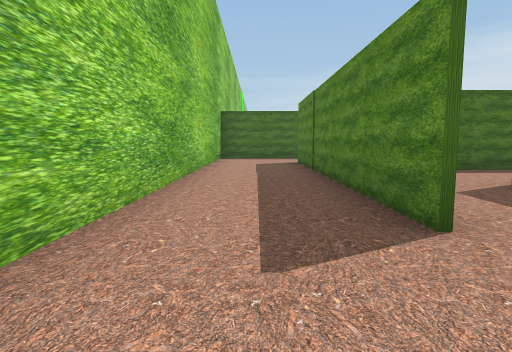
view 1 (above)

24 first-person views from a walk through a Unity game level. The camera is 1.5 m above the floor, tilts 6° down and sees 75° across. The floor is counted in squares, 2.4 m on a side. Each view is taken from the middle of a square. On the plan, view 1 faces up. The plan holds only what a view shows up to about 10 squares ahead; the rest is blank. The place goes on beyond the plan. The player character is not drawn.

view 2
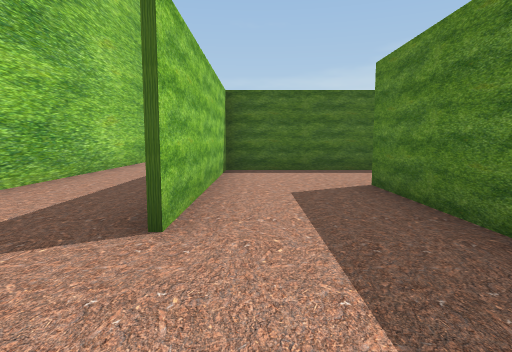

view 3
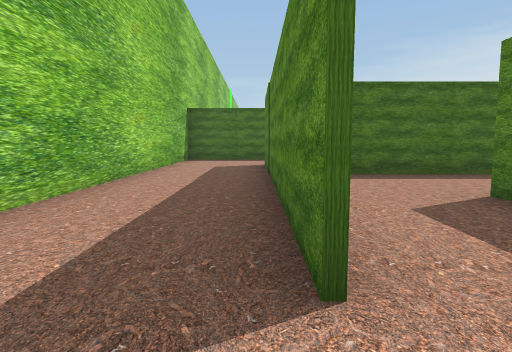

view 4
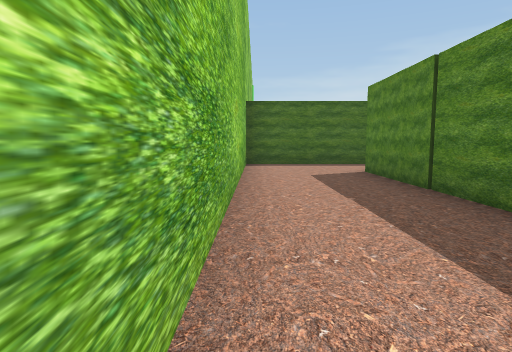

view 5
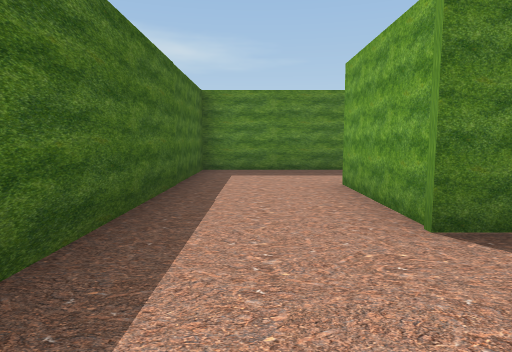

view 6
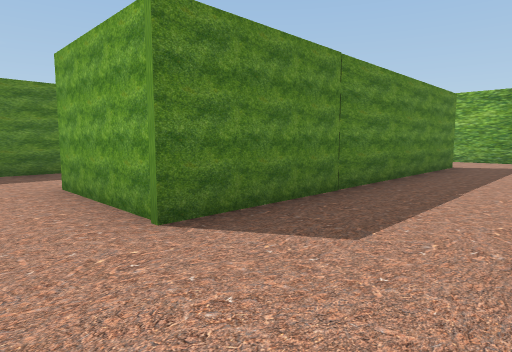

view 7
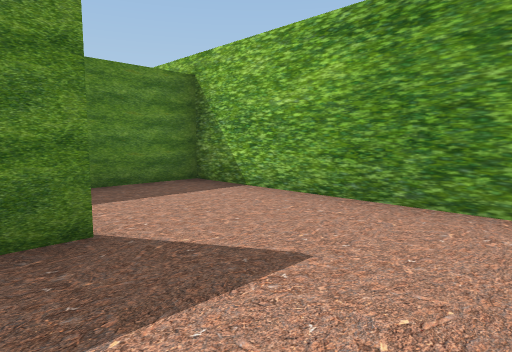

view 8
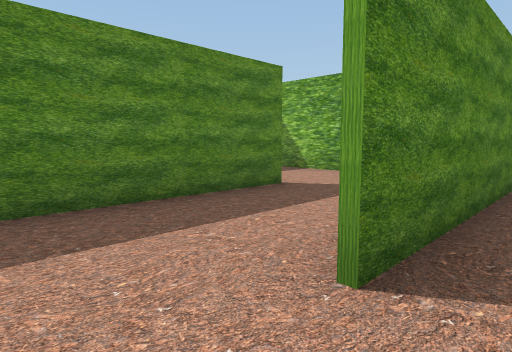

view 9
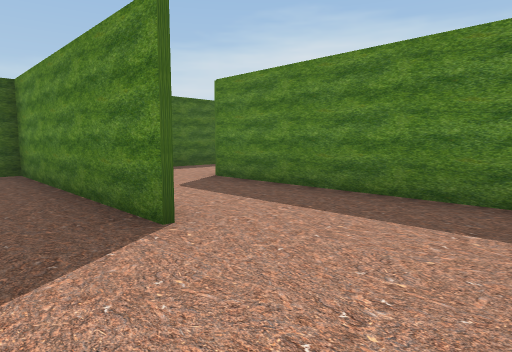

view 10
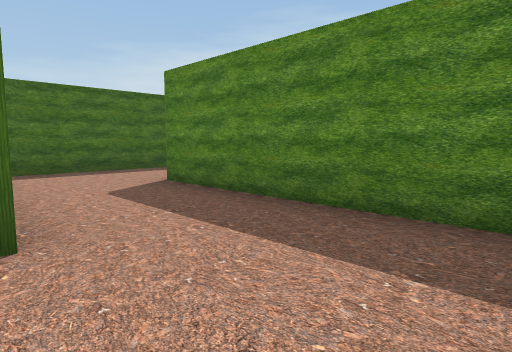

view 11
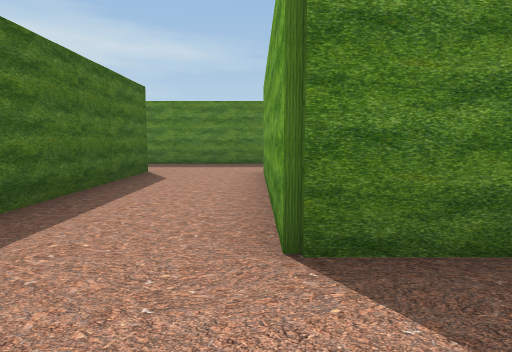

view 12
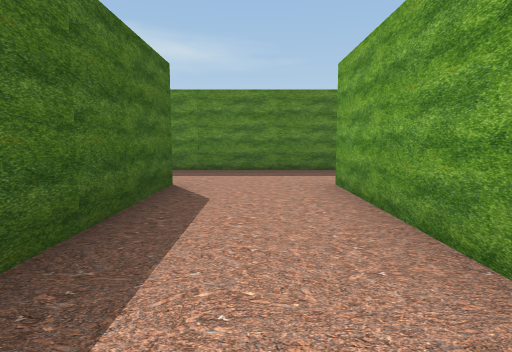

view 13
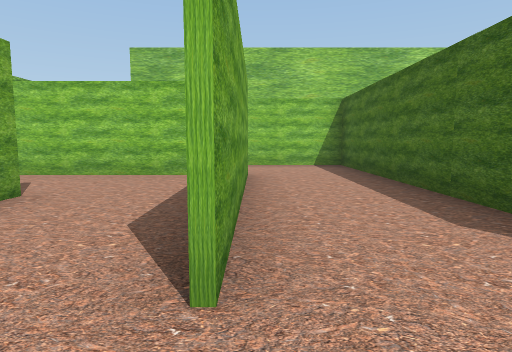

view 14
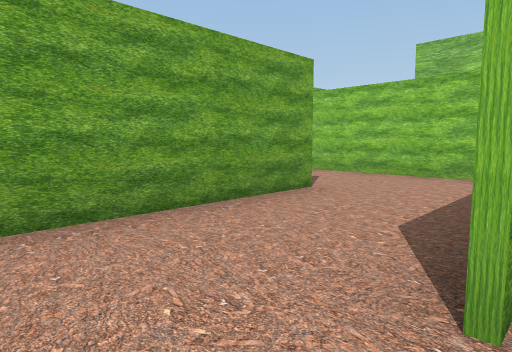

view 15
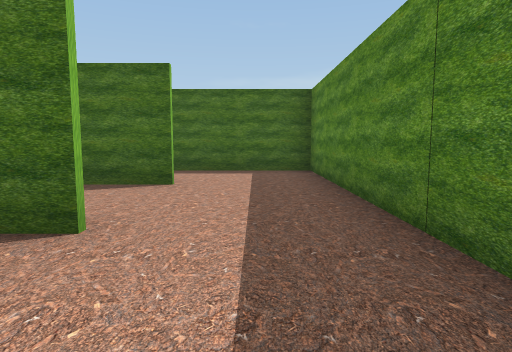

view 16
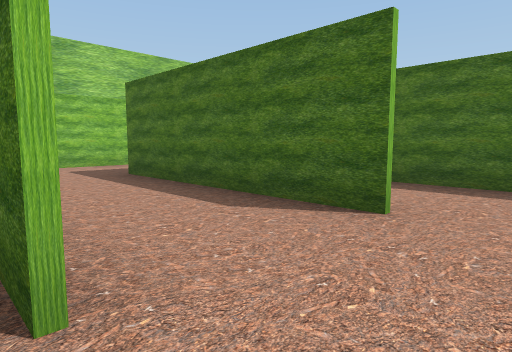

view 17
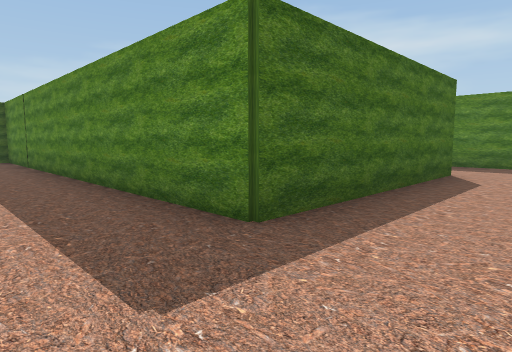

view 18
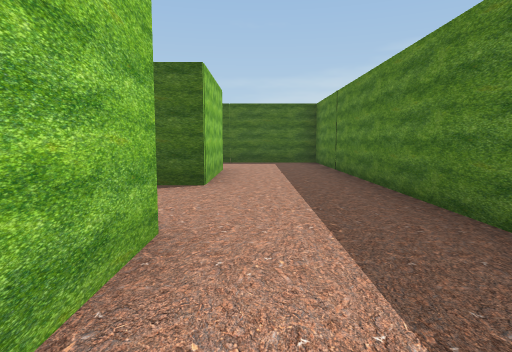

view 19
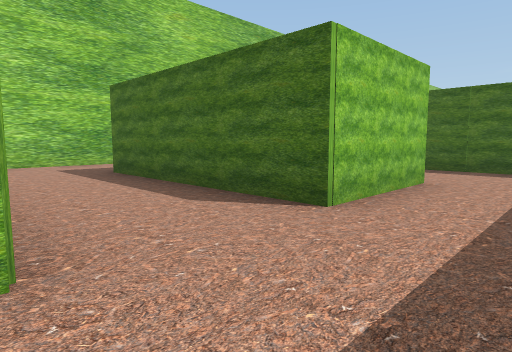

view 20
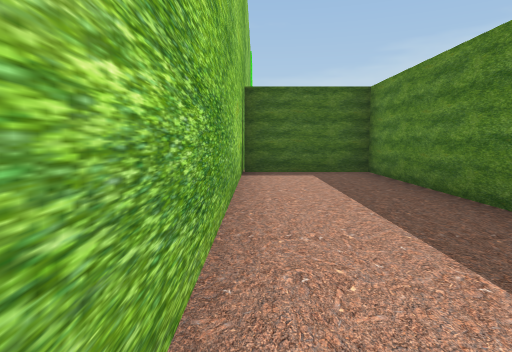

view 21
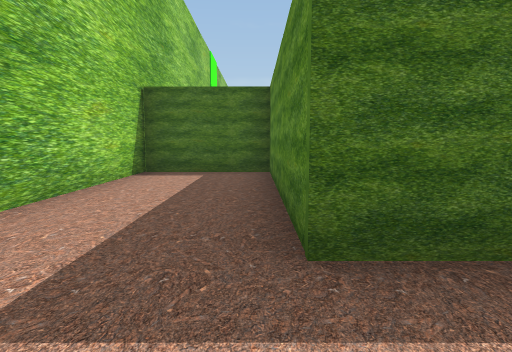

view 22
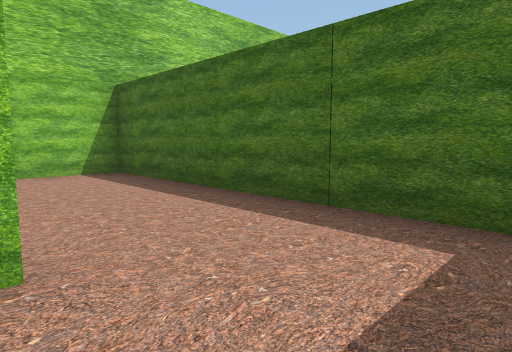

view 23
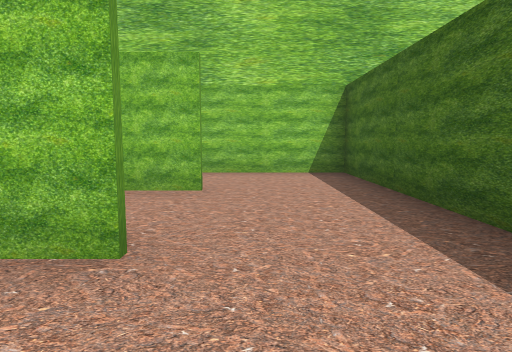

view 24
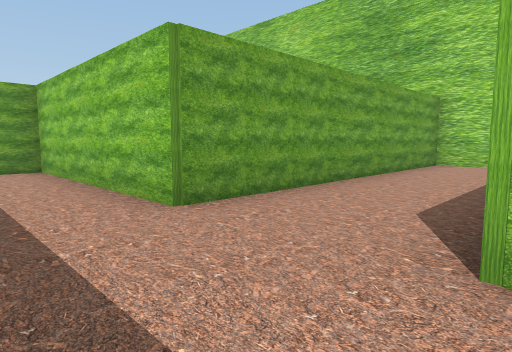

### Floor plan
Ten units are one square. View 1 is at (0, 0); x grows to the right and y downward. Boxes are objects, and circles mark ways between rooms. Rooms are numbered by the first view taken in them; rooms with no view inside come last. Other rooms are left out.
<svg viewBox="-19 -211 186 219">
<path fill="none" stroke="#000" d="M14 -45 14 -21M13 -21 13 -98 39 -98M-6 3 37 3 37 -48M-13 -119 -13 -15M62 -90 62 -121 -12 -121M44 -72 14 -72 14 -45M88 -2 88 -48 139 -48M66 3 84 3M63 -70 63 -48M139 -72 59 -72M162 -42 162 -64M63 -174 63 -147 13 -147 13 -198M62 -73 70 -73M-14 -123 63 -123 63 -70M11 -198 -12 -198M139 -98 88 -98 88 -198 56 -198M-13 -206 -13 -119M162 -64 162 -106M111 -23 136 -23M88 -38 88 -14M46 -198 11 -198M14 -199 14 -169M59 -72 44 -72M62 -21 62 -73M38 -174 38 -162M56 -198 46 -198M162 -106 162 -121 128 -121"/>
<circle cx="25" cy="-35" r="3" fill="#2a7"/>
<circle cx="40" cy="-55" r="3" fill="#2a7"/>
<circle cx="145" cy="-70" r="3" fill="#2a7"/>
<circle cx="50" cy="-35" r="3" fill="#2a7"/>
<circle cx="60" cy="-185" r="3" fill="#2a7"/>
<circle cx="145" cy="-100" r="3" fill="#2a7"/>
<circle cx="40" cy="-185" r="3" fill="#2a7"/>
<text x="0" y="-50">1</text>
<text x="30" y="-60">2</text>
<text x="80" y="-30">3</text>
<text x="60" y="-130">4</text>
<text x="110" y="-30">5</text>
<text x="30" y="-180">6</text>
<text x="50" y="-50">7</text>
<text x="50" y="-180">8</text>
<text x="140" y="-110">9</text>
</svg>
Room 1 opens to room 2. Room 2 opens to room 7. Room 3 opens to room 4. Room 3 opens to room 7. Room 4 opens to room 8. Room 4 opens to room 9. Room 6 opens to room 8.

Where each view was taken, in squares from view 1:
view 1: 0 up, 0 right, facing up
view 2: 0 up, 2 right, facing up
view 3: 1 up, 1 right, facing up
view 4: 3 up, 1 left, facing up
view 5: 11 up, 1 left, facing right
view 6: 11 up, 1 left, facing down-right
view 7: 3 up, 1 left, facing down-right
view 8: 6 up, 3 right, facing down-right
view 9: 0 up, 5 right, facing up-right
view 10: 0 up, 6 right, facing up-right
view 11: 5 up, 7 right, facing right
view 12: 6 up, 9 right, facing right
view 13: 5 up, 15 right, facing left
view 14: 5 up, 15 right, facing down-left
view 15: 5 up, 15 right, facing up
view 16: 7 up, 15 right, facing up-left
view 17: 8 up, 7 right, facing up-right
view 18: 10 up, 7 right, facing up
view 19: 12 up, 8 right, facing up-left
view 20: 13 up, 1 left, facing up
view 21: 13 up, 1 right, facing up
view 22: 17 up, 8 right, facing up-left
view 23: 18 up, 8 right, facing left
view 24: 15 up, 8 right, facing down-left
